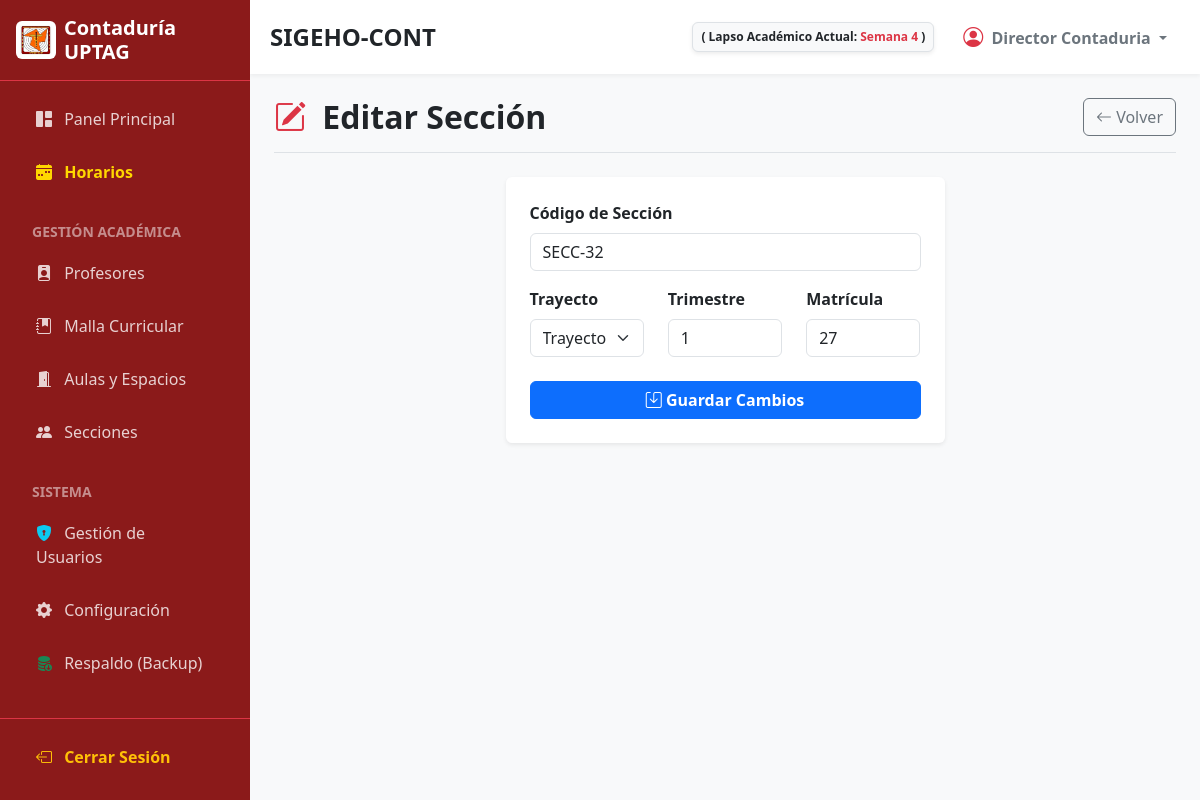
The page /modules/secciones/editar.php?id=6 (signed in) on the database its author committed.
### tables this page shows
CREATE TABLE `configuracion` (
  `id` int(11) NOT NULL,
  `parametro` varchar(100) NOT NULL,
  `valor` varchar(255) NOT NULL
);

CREATE TABLE `secciones` (
  `id` int(11) NOT NULL,
  `codigo` varchar(20) NOT NULL,
  `trayecto` int(11) NOT NULL,
  `trimestre` int(11) NOT NULL DEFAULT 1,
  `cantidad_alumnos` int(11) NOT NULL
);

### modules/secciones/editar.php (the view, shortened to what this page needs)
<?php
require '../../config/db.php';
$id = (int)$_GET['id'];
$stmt = $conn->prepare("SELECT * FROM secciones WHERE id = ?");
$stmt->execute([$id]);
$seccion = $stmt->fetch(PDO::FETCH_ASSOC);
$ruta = '../../'; include '../../includes/header.php';
?>
<div class="d-flex justify-content-between align-items-center mb-4 border-bottom pb-3">
    <h2 class="fw-bold mb-0 text-dark"><i class="bi bi-pencil-square text-danger me-2"></i> Editar Sección</h2>
    <a href="index.php" class="btn btn-outline-secondary" aria-label="Volver a la lista de secciones"><i class="bi bi-arrow-left"></i> Volver</a>
</div>
<div class="row justify-content-center">
    <div class="col-md-6">
        <div class="card shadow-sm border-0">
            <div class="card-body p-4">
                <form action="editar.php?id=<?php echo $id; ?>" method="POST">
                    <div class="mb-3">
                        <label class="form-label fw-bold">Código de Sección</label>
                        <input type="text" name="codigo" class="form-control" value="<?php echo htmlspecialchars($seccion['codigo']); ?>" pattern="[a-zA-Z0-9\-]+" title="Solo se permiten letras, números y guiones. Ej: SECC-34" aria-label="Editar código de sección" required>
                    </div>
                    <div class="row mb-4">
                        <div class="col-md-4">
                            <label class="form-label fw-bold">Trayecto</label>
                            <select name="trayecto" class="form-select" aria-label="Editar trayecto de la sección" required>
                                <option value="1" <?php echo ($seccion['trayecto'] == 1) ? 'selected' : ''; ?>>Trayecto 1</option>
                            </select>
                        </div>
                        <div class="col-md-4">
                            <label class="form-label fw-bold">Trimestre</label>
                            <input type="number" name="trimestre" class="form-control solo-numeros" value="<?php echo $seccion['trimestre']; ?>" min="1" max="3" aria-label="Editar trimestre" required>
                        </div>
                        <div class="col-md-4">
                            <label class="form-label fw-bold">Matrícula</label>
                            <input type="number" name="cantidad_alumnos" class="form-control solo-numeros" value="<?php echo $seccion['cantidad_alumnos']; ?>" min="1" aria-label="Editar cantidad de alumnos" required>
                        </div>
                    </div>
                    <button type="submit" class="btn btn-primary w-100 fw-bold" aria-label="Guardar cambios en la sección"><i class="bi bi-save"></i> Guardar Cambios</button>
                </form>
            </div>
        </div>
    </div>
</div>
<?php include '../../includes/footer.php'; ?>

### includes/header.php (shortened to what this page needs)
<?php
$rol_usuario = isset($_SESSION['rol']) ? strtolower($_SESSION['rol']) : '';
$semana_texto = "Sin configurar";
if (isset($conn)) {
    try {
        $stmt_conf = $conn->query("SELECT valor FROM configuracion WHERE parametro = 'fecha_inicio_lapso'");
        if ($stmt_conf) {
            $fecha_inicio_db = $stmt_conf->fetchColumn();
            if ($fecha_inicio_db) {
                $inicio_lapso = new DateTime($fecha_inicio_db);
                $inicio_lapso->setTime(0, 0, 0);
                $hoy = new DateTime();
                $hoy->setTime(0, 0, 0);
                if ($hoy >= $inicio_lapso) {
                    $diff = $inicio_lapso->diff($hoy);
                    $semana_num = floor($diff->days / 7) + 1;
                    if ($semana_num > 12) {
                        $semana_texto = "Trimestre Finalizado";
                    } else {
                        $semana_texto = "Semana " . $semana_num;
                    }
                } else {
                    $semana_texto = "Por iniciar";
                }
            }
        }
    } catch(PDOException $e) {
    }
}
?>
<!DOCTYPE html>
<html lang="es">
<head>
    <link href="https://cdn.jsdelivr.net/npm/bootstrap@5.3.0/dist/css/bootstrap.min.css" rel="stylesheet">
    <link rel="stylesheet" href="https://cdn.jsdelivr.net/npm/bootstrap-icons@1.10.5/font/bootstrap-icons.css">
    <link rel="stylesheet" href="<?php echo $ruta; ?>assets/css/estilos.css">
</head>
<body>
<div class="d-flex">
    <div id="sidebar" class="d-flex flex-column area-no-imprimir">
        <div class="p-3 d-flex align-items-center border-bottom border-danger">
            <img src="<?php echo $ruta; ?>assets/img/logo_conta.jpeg" alt="Logo" width="40" class="rounded me-2 bg-white p-1">
            <h5 class="mb-0 fw-bold">Contaduría UPTAG</h5>
        </div>
        <div class="p-3 flex-grow-1">
            <ul class="nav flex-column gap-1">
                <li class="nav-item">
                    <a href="<?php echo $ruta; ?>dashboard.php" class="nav-link"><i class="bi bi-grid-1x2-fill me-2"></i> Panel Principal</a>
                </li>
                <li class="nav-item">
                    <a href="<?php echo $ruta; ?>modules/horarios/index.php" class="nav-link fw-bold" style="color: #ffd700;"><i class="bi bi-calendar-week-fill me-2"></i> Horarios</a>
                </li>
                <li class="nav-item mt-3 mb-1"><small class="text-white-50 fw-bold px-3">GESTIÓN ACADÉMICA</small></li>
                <li class="nav-item"><a href="<?php echo $ruta; ?>modules/profesores/index.php" class="nav-link"><i class="bi bi-person-badge-fill me-2"></i> Profesores</a></li>
                <li class="nav-item"><a href="<?php echo $ruta; ?>modules/materias/index.php" class="nav-link"><i class="bi bi-journal-bookmark-fill me-2"></i> Malla Curricular</a></li>
                <li class="nav-item"><a href="<?php echo $ruta; ?>modules/aulas/index.php" class="nav-link"><i class="bi bi-door-open-fill me-2"></i> Aulas y Espacios</a></li>
                <li class="nav-item"><a href="<?php echo $ruta; ?>modules/secciones/index.php" class="nav-link"><i class="bi bi-people-fill me-2"></i> Secciones</a></li>
                <?php if($rol_usuario == 'administrador'): ?>
                <li class="nav-item mt-3 mb-1"><small class="text-white-50 fw-bold px-3">SISTEMA</small></li>
                <li class="nav-item"><a href="<?php echo $ruta; ?>modules/usuarios/index.php" class="nav-link"><i class="bi bi-shield-lock-fill text-info me-2"></i> Gestión de Usuarios</a></li>
                <li class="nav-item"><a href="<?php echo $ruta; ?>configuracion.php" class="nav-link"><i class="bi bi-gear-fill me-2"></i> Configuración</a></li>
                <li class="nav-item"><a href="<?php echo $ruta; ?>backup.php" class="nav-link"><i class="bi bi-database-fill-down text-success me-2"></i> Respaldo (Backup)</a></li>
                <?php endif; ?>
            </ul>
        </div>
        <div class="p-3 border-top border-danger">
            <a href="<?php echo $ruta; ?>logout.php" class="nav-link text-warning fw-bold"><i class="bi bi-box-arrow-left me-2"></i> Cerrar Sesión</a>
        </div>
    </div>
    <div id="main-content" class="d-flex flex-column bg-light vh-100 overflow-hidden">
        <nav class="top-navbar d-flex justify-content-between align-items-center area-no-imprimir">
            <div class="d-flex align-items-center">
                <h4 class="mb-0 fw-bold text-dark">SIGEHO-CONT</h4>
            </div>
            <div class="d-flex align-items-center gap-3">
                <span class="badge bg-light text-dark border p-2 shadow-sm d-none d-md-inline">
                    ( Lapso Académico Actual: <span class="text-danger"><?php echo $semana_texto; ?></span> )
                </span>
                <div class="dropdown">
                    <button class="btn btn-white dropdown-toggle fw-bold text-secondary" type="button" data-bs-toggle="dropdown">
                        <i class="bi bi-person-circle text-danger fs-5 me-1"></i> <?php echo isset($_SESSION['nombre']) ? htmlspecialchars($_SESSION['nombre']) : 'Usuario'; ?>
                    </button>
                </div>
            </div>
        </nav>
        <div class="p-4 flex-grow-1 overflow-auto">

### assets/css/estilos.css (style rules this page uses)
body { background-color: #f4f6f9; }
body { font-family: 'Segoe UI', Tahoma, Geneva, Verdana, sans-serif; background-color: #f8f9fa; overflow-x: hidden; }
#sidebar { min-width: 250px; max-width: 250px; min-height: 100vh; background-color: #8B1A1A; color: white; transition: all 0.3s; }
#sidebar .nav-link { color: rgba(255,255,255,0.8); padding: 10px 20px; margin-bottom: 5px; border-radius: 5px; transition: all 0.3s; font-weight: 500; }
#main-content { transition: all 0.3s; width: 100%; }
.top-navbar { background-color: white; box-shadow: 0 2px 4px rgba(0,0,0,0.05); padding: 15px 20px; }

### rows shown on the page
configuracion: valor "Semana 4"
secciones: codigo "SECC-32", trayecto "Trayecto 1", trimestre "1", cantidad_alumnos "27"

### other values the page prints
$_SESSION['nombre'] "Director Contaduria"
